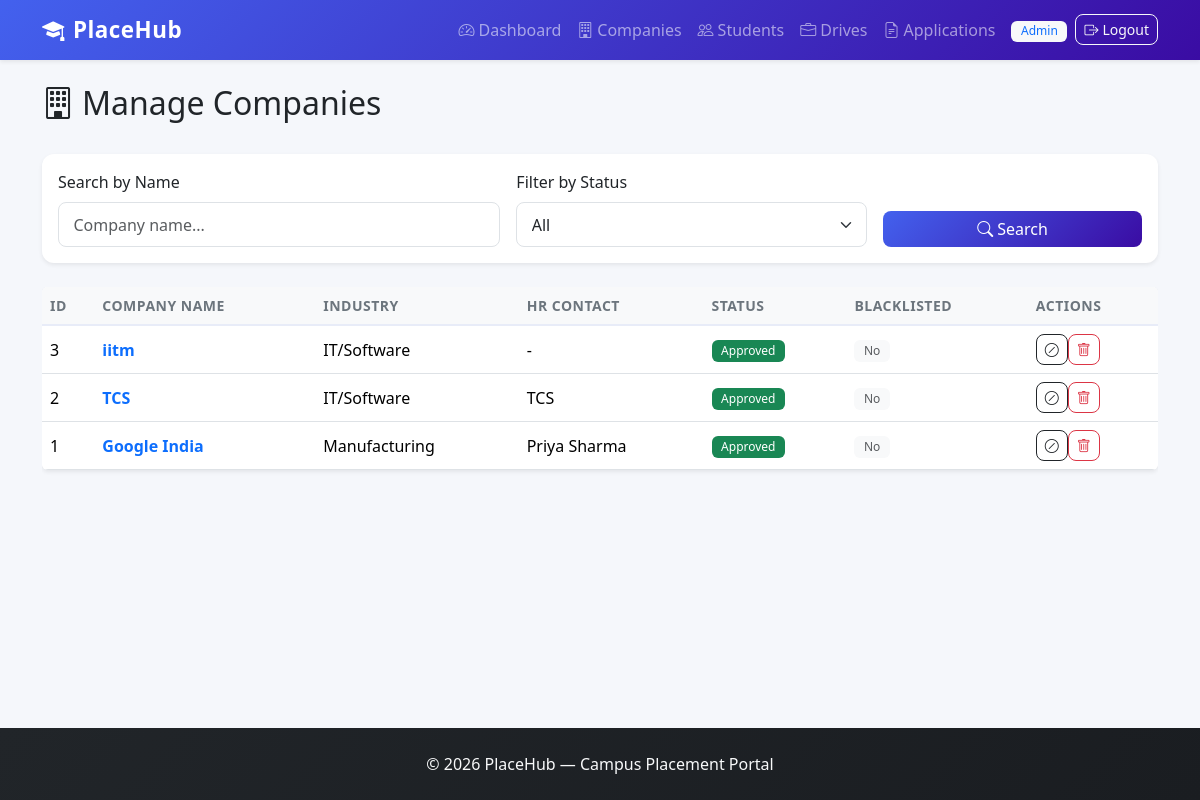
The app's page /admin/companies (signed in) with its own data.
### models.py (models this page shows, shortened)
class User(UserMixin, db.Model):
    __tablename__ = 'user'
    id = db.Column(db.Integer, primary_key=True)
    email = db.Column(db.String(120), unique=True, nullable=False)
    password_hash = db.Column(db.String(256), nullable=False)
    role = db.Column(db.String(20), nullable=False)
    is_active_account = db.Column(db.Boolean, default=True)
    created_at = db.Column(db.DateTime, default=datetime.utcnow)
    student_profile = db.relationship('StudentProfile', backref='user', uselist=False, lazy=True)
    company_profile = db.relationship('CompanyProfile', backref='user', uselist=False, lazy=True)
    @property
    def is_active(self):
        return self.is_active_account

class CompanyProfile(db.Model):
    __tablename__ = 'company_profile'
    id = db.Column(db.Integer, primary_key=True)
    user_id = db.Column(db.Integer, db.ForeignKey('user.id'), nullable=False)
    company_name = db.Column(db.String(200), nullable=False)
    hr_name = db.Column(db.String(100))
    hr_email = db.Column(db.String(120))
    hr_phone = db.Column(db.String(15))
    website = db.Column(db.String(200))
    industry = db.Column(db.String(100))
    description = db.Column(db.Text)
    logo_path = db.Column(db.String(256))
    approval_status = db.Column(db.String(20), default='pending')
    is_blacklisted = db.Column(db.Boolean, default=False)
    drives = db.relationship('PlacementDrive', backref='company', lazy=True)

### admin_routes.py (the view)
@admin_bp.route('/companies')
@admin_required
def companies():
    status_filter = request.args.get('status', 'all')
    search = request.args.get('q', '').strip()
    query = CompanyProfile.query
    if status_filter != 'all':
        query = query.filter_by(approval_status=status_filter)
    if search:
        query = query.filter(CompanyProfile.company_name.ilike(f'%{search}%'))
    companies_list = query.order_by(CompanyProfile.id.desc()).all()
    return render_template('admin/companies.html',
                           companies=companies_list,
                           status_filter=status_filter,
                           search=search)

### admin_routes.py (called while the page is built)
def admin_required(f):
    @wraps(f)
    @login_required
    def decorated(*args, **kwargs):
        if current_user.role != 'admin':
            flash('Access denied.', 'danger')
            return redirect(url_for('index'))
        return f(*args, **kwargs)
    return decorated

### app.py (called while the page is built)
@login_manager.user_loader
def load_user(user_id):
    return User.query.get(int(user_id))

### templates/admin/companies.html (shortened to what this page needs)
{% extends "base.html" %}
{% block content %}
<div class="d-flex justify-content-between align-items-center mb-4">
    <h2><i class="bi bi-building me-2"></i>Manage Companies</h2>
</div>
<div class="card border-0 shadow-sm mb-4">
    <div class="card-body">
        <form method="GET" class="row g-3 align-items-end">
            <div class="col-md-5">
                <label class="form-label">Search by Name</label>
                <input type="text" class="form-control" name="q" value="{{ search }}" placeholder="Company name...">
            </div>
            <div class="col-md-4">
                <label class="form-label">Filter by Status</label>
                <select class="form-select" name="status">
                    <option value="all" {{ 'selected' if status_filter == 'all' }}>All</option>
                </select>
            </div>
            <div class="col-md-3">
                <button type="submit" class="btn btn-primary w-100"><i class="bi bi-search me-1"></i>Search</button>
            </div>
        </form>
    </div>
</div>
{% if companies %}
<div class="table-responsive">
    <table class="table table-hover bg-white shadow-sm rounded">
        <thead class="table-light">
            <tr>
                <th>ID</th>
                <th>Company Name</th>
                <th>Industry</th>
                <th>HR Contact</th>
                <th>Status</th>
                <th>Blacklisted</th>
                <th>Actions</th>
            </tr>
        </thead>
        <tbody>
            {% for c in companies %}
            <tr>
                <td>{{ c.id }}</td>
                <td>
                    <a href="{{ url_for('admin.company_detail', company_id=c.id) }}" class="text-decoration-none fw-semibold">
                        {{ c.company_name }}
                    </a>
                </td>
                <td>{{ c.industry or '-' }}</td>
                <td>{{ c.hr_name or '-' }}</td>
                <td>
                    {% if c.approval_status == 'pending' %}
                        <span class="badge bg-warning text-dark">Pending</span>
                    {% elif c.approval_status == 'approved' %}
                        <span class="badge bg-success">Approved</span>
                    {% elif c.approval_status == 'rejected' %}
                        <span class="badge bg-danger">Rejected</span>
                    {% endif %}
                </td>
                <td>
                    {% if c.is_blacklisted %}
                        <span class="badge bg-dark">Yes</span>
                    {% else %}
                        <span class="badge bg-light text-muted">No</span>
                    {% endif %}
                </td>
                <td>
                    <div class="btn-group btn-group-sm">
                        <form method="POST" action="{{ url_for('admin.blacklist_company', company_id=c.id) }}" class="d-inline">
                            <button class="btn btn-outline-dark btn-sm" title="{{ 'Unblacklist' if c.is_blacklisted else 'Blacklist' }}">
                                <i class="bi bi-slash-circle"></i>
                            </button>
                        </form>
                        <form method="POST" action="{{ url_for('admin.delete_company', company_id=c.id) }}" class="d-inline">
                            <button class="btn btn-outline-danger btn-sm" title="Delete"><i class="bi bi-trash"></i></button>
                        </form>
                    </div>
                </td>
            </tr>
            {% endfor %}
        </tbody>
    </table>
</div>
{% else %}
<div class="text-center py-5 text-muted">
    <i class="bi bi-building fs-1"></i>
    <p class="mt-2">No companies found.</p>
</div>
{% endif %}
{% endblock %}

### templates/base.html (shortened to what this page needs)
<!DOCTYPE html>
<html lang="en">
<head>
    <link href="https://cdn.jsdelivr.net/npm/bootstrap@5.3.2/dist/css/bootstrap.min.css" rel="stylesheet">
    <link href="https://cdn.jsdelivr.net/npm/bootstrap-icons@1.11.3/font/bootstrap-icons.min.css" rel="stylesheet">
    <link href="{{ url_for('static', filename='css/style.css') }}" rel="stylesheet">
</head>
<body>
    <nav class="navbar navbar-expand-lg navbar-dark bg-primary shadow-sm">
        <div class="container">
            <a class="navbar-brand fw-bold" href="{{ url_for('index') }}">
                <i class="bi bi-mortarboard-fill me-2"></i>PlaceHub
            </a>
            <div class="collapse navbar-collapse" id="navContent">
                <ul class="navbar-nav ms-auto align-items-center">
                    {% if current_user.is_authenticated %}
                        {% if current_user.role == 'admin' %}
                            <li class="nav-item"><a class="nav-link" href="{{ url_for('admin.dashboard') }}"><i class="bi bi-speedometer2 me-1"></i>Dashboard</a></li>
                            <li class="nav-item"><a class="nav-link" href="{{ url_for('admin.companies') }}"><i class="bi bi-building me-1"></i>Companies</a></li>
                            <li class="nav-item"><a class="nav-link" href="{{ url_for('admin.students') }}"><i class="bi bi-people me-1"></i>Students</a></li>
                            <li class="nav-item"><a class="nav-link" href="{{ url_for('admin.drives') }}"><i class="bi bi-briefcase me-1"></i>Drives</a></li>
                            <li class="nav-item"><a class="nav-link" href="{{ url_for('admin.applications') }}"><i class="bi bi-file-earmark-text me-1"></i>Applications</a></li>
                        {% endif %}
                        <li class="nav-item ms-2">
                            <span class="badge bg-light text-primary me-2">{{ current_user.role|title }}</span>
                        </li>
                        <li class="nav-item">
                            <a class="btn btn-outline-light btn-sm" href="{{ url_for('logout') }}"><i class="bi bi-box-arrow-right me-1"></i>Logout</a>
                        </li>
                    {% endif %}
                </ul>
            </div>
        </div>
    </nav>
    <main class="py-4">
        <div class="container">
            {% block content %}{% endblock %}
        </div>
    </main>
    <footer class="footer mt-auto py-4 bg-dark text-light">
        <div class="container text-center">
            <p class="mb-0">&copy; 2026 PlaceHub &mdash; Campus Placement Portal</p>
        </div>
    </footer>
</body>
</html>

### static/css/style.css (style rules this page uses)
:root { --primary-color: #4361ee; }
body { background-color: #f5f7fb; font-family: 'Segoe UI', system-ui, -apple-system, sans-serif; min-height: 100vh; display: flex; flex-direction: column; }
main { flex: 1; }
.navbar { background: linear-gradient(135deg, #4361ee 0%, #3a0ca3 100%) !important; }
.navbar-brand { font-size: 1.4rem; letter-spacing: 0.5px; }
.card { border-radius: 12px; transition: transform 0.15s ease, box-shadow 0.15s ease; }
.table { border-radius: 12px; overflow: hidden; }
.table thead th { border-bottom: 2px solid #e8ecf8; font-weight: 600; font-size: 0.875rem; text-transform: uppercase; letter-spacing: 0.5px; color: #6c757d; }
.table tbody td { vertical-align: middle; }
.badge { font-weight: 500; padding: 0.4em 0.8em; }
.btn { border-radius: 8px; font-weight: 500; }
.btn-primary { background: linear-gradient(135deg, #4361ee 0%, #3a0ca3 100%); border: none; }
.form-control, .form-select { border-radius: 8px; border: 1px solid #dee2e6; padding: 0.6rem 0.9rem; }
footer { background: linear-gradient(135deg, #212529 0%, #1a1d21 100%) !important; }

### records on screen
User: role "Admin"
CompanyProfile: id "3", company_name "iitm", industry "IT/Software", hr_name "-", approval_status "Approved", is_blacklisted "No"
CompanyProfile: id "2", company_name "TCS", industry "IT/Software", hr_name "TCS", approval_status "Approved", is_blacklisted "No"
CompanyProfile: id "1", company_name "Google India", industry "Manufacturing", hr_name "Priya Sharma", approval_status "Approved", is_blacklisted "No"
